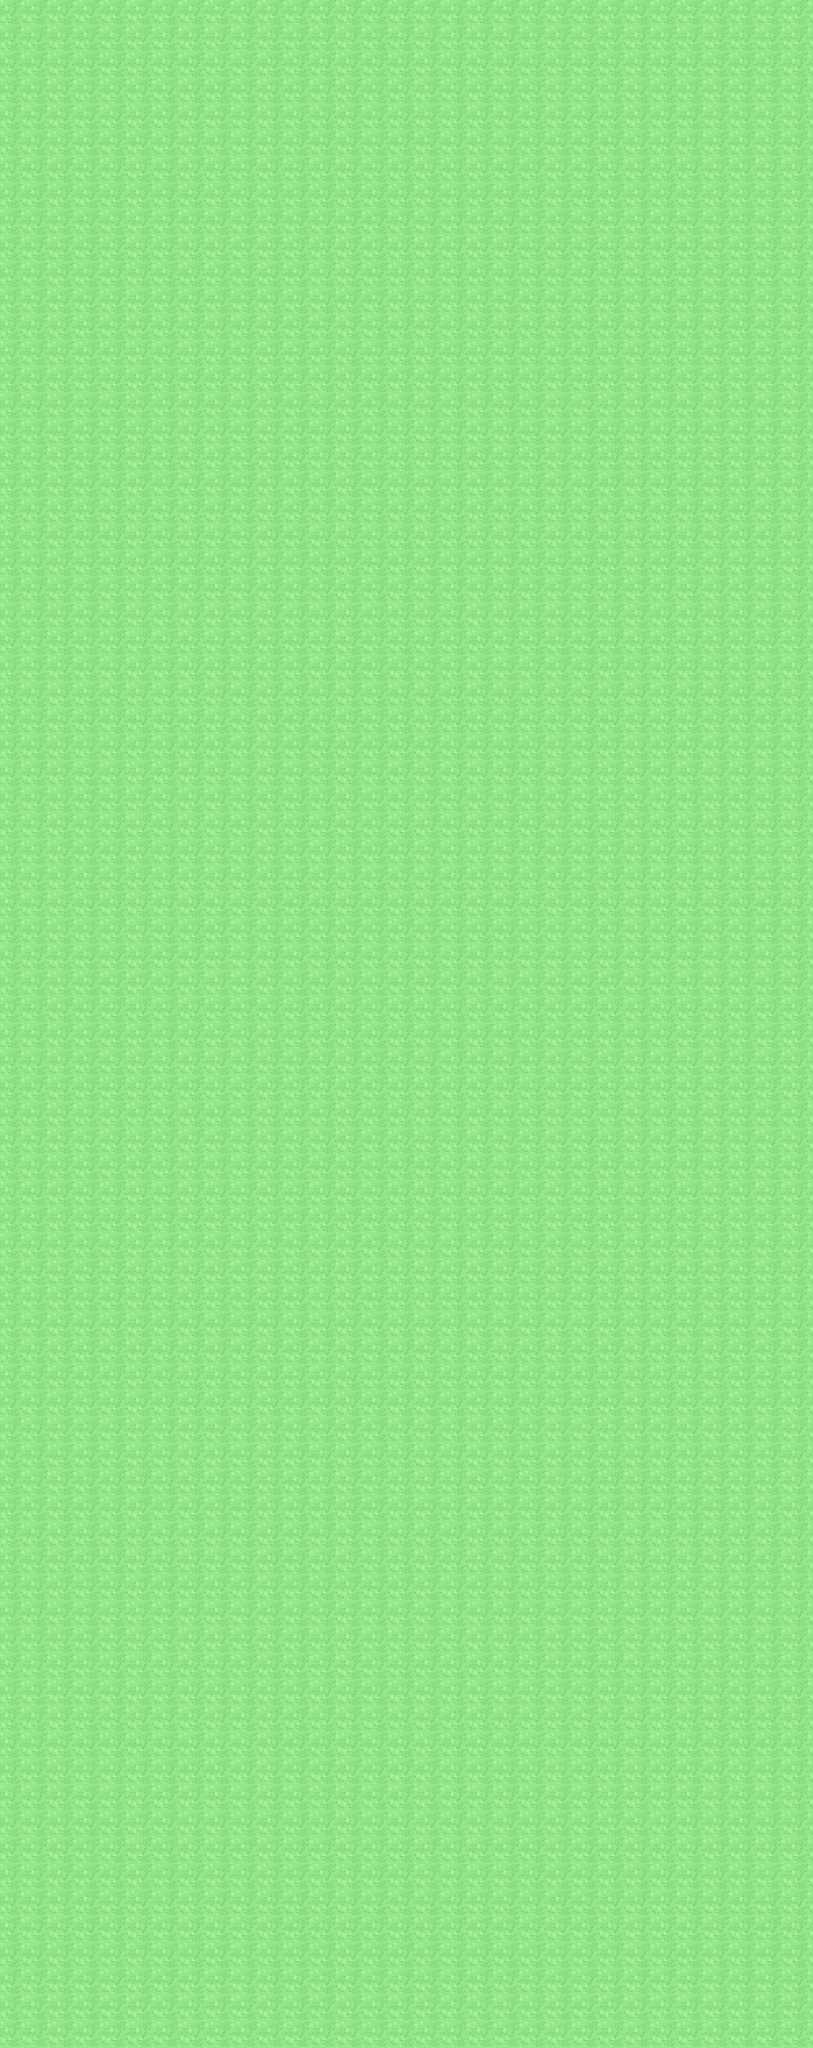

A 2D game scene composited from a Tiled map and its tileset images. What follows is a short description and the map's XML, with every tile layer's data as written:
An orthogonal 31x78 tile map with 32x32 px tiles, 1 tile layer (Tile Layer 1).

<map version="1.0" tiledversion="1.1.5" orientation="orthogonal" renderorder="right-down" width="31" height="78" tilewidth="32" tileheight="32" infinite="0" nextobjectid="1">
 <tileset firstgid="1" name="tileset" tilewidth="32" tileheight="32" tilecount="7496" columns="8">
  <image source="tiles.png" trans="003039" width="256" height="30000" />
 </tileset>
 <layer name="Tile Layer 1" width="31" height="78">
  <data encoding="csv">
28,28,28,28,28,28,28,28,28,28,28,28,28,28,28,28,28,28,28,28,28,28,28,28,28,28,28,28,28,28,28,
28,28,28,28,28,28,28,28,28,28,28,28,28,28,28,28,28,28,28,28,28,28,28,28,28,28,28,28,28,28,28,
28,28,28,28,28,28,28,28,28,28,28,28,28,28,28,28,28,28,28,28,28,28,28,28,28,28,28,28,28,28,28,
28,28,28,28,28,28,28,28,28,28,28,28,28,28,28,28,28,28,28,28,28,28,28,28,28,28,28,28,28,28,28,
28,28,28,28,28,28,28,28,28,28,28,28,28,28,28,28,28,28,28,28,28,28,28,28,28,28,28,28,28,28,28,
28,28,28,28,28,28,28,28,28,28,28,28,28,28,28,28,28,28,28,28,28,28,28,28,28,28,28,28,28,28,28,
28,28,28,28,28,28,28,28,28,28,28,28,28,28,28,28,28,28,28,28,28,28,28,28,28,28,28,28,28,28,28,
28,28,28,28,28,28,28,28,28,28,28,28,28,28,28,28,28,28,28,28,28,28,28,28,28,28,28,28,28,28,28,
28,28,28,28,28,28,28,28,28,28,28,28,28,28,28,28,28,28,28,28,28,28,28,28,28,28,28,28,28,28,28,
28,28,28,28,28,28,28,28,28,28,28,28,28,28,28,28,28,28,28,28,28,28,28,28,28,28,28,28,28,28,28,
28,28,28,28,28,28,28,28,28,28,28,28,28,28,28,28,28,28,28,28,28,28,28,28,28,28,28,28,28,28,28,
28,28,28,28,28,28,28,28,28,28,28,28,28,28,28,28,28,28,28,28,28,28,28,28,28,28,28,28,28,28,28,
28,28,28,28,28,28,28,28,28,28,28,28,28,28,28,28,28,28,28,28,28,28,28,28,28,28,28,28,28,28,28,
28,28,28,28,28,28,28,28,28,28,28,28,28,28,28,28,28,28,28,28,28,28,28,28,28,28,28,28,28,28,28,
28,28,28,28,28,28,28,28,28,28,28,28,28,28,28,28,28,28,28,28,28,28,28,28,28,28,28,28,28,28,28,
28,28,28,28,28,28,28,28,28,28,28,28,28,28,28,28,28,28,28,28,28,28,28,28,28,28,28,28,28,28,28,
28,28,28,28,28,28,28,28,28,28,28,28,28,28,28,28,28,28,28,28,28,28,28,28,28,28,28,28,28,28,28,
28,28,28,28,28,28,28,28,28,28,28,28,28,28,28,28,28,28,28,28,28,28,28,28,28,28,28,28,28,28,28,
28,28,28,28,28,28,28,28,28,28,28,28,28,28,28,28,28,28,28,28,28,28,28,28,28,28,28,28,28,28,28,
28,28,28,28,28,28,28,28,28,28,28,28,28,28,28,28,28,28,28,28,28,28,28,28,28,28,28,28,28,28,28,
28,28,28,28,28,28,28,28,28,28,28,28,28,28,28,28,28,28,28,28,28,28,28,28,28,28,28,28,28,28,28,
28,28,28,28,28,28,28,28,28,28,28,28,28,28,28,28,28,28,28,28,28,28,28,28,28,28,28,28,28,28,28,
28,28,28,28,28,28,28,28,28,28,28,28,28,28,28,28,28,28,28,28,28,28,28,28,28,28,28,28,28,28,28,
28,28,28,28,28,28,28,28,28,28,28,28,28,28,28,28,28,28,28,28,28,28,28,28,28,28,28,28,28,28,28,
28,28,28,28,28,28,28,28,28,28,28,28,28,28,28,28,28,28,28,28,28,28,28,28,28,28,28,28,28,28,28,
28,28,28,28,28,28,28,28,28,28,28,28,28,28,28,28,28,28,28,28,28,28,28,28,28,28,28,28,28,28,28,
28,28,28,28,28,28,28,28,28,28,28,28,28,28,28,28,28,28,28,28,28,28,28,28,28,28,28,28,28,28,28,
28,28,28,28,28,28,28,28,28,28,28,28,28,28,28,28,28,28,28,28,28,28,28,28,28,28,28,28,28,28,28,
28,28,28,28,28,28,28,28,28,28,28,28,28,28,28,28,28,28,28,28,28,28,28,28,28,28,28,28,28,28,28,
28,28,28,28,28,28,28,28,28,28,28,28,28,28,28,28,28,28,28,28,28,28,28,28,28,28,28,28,28,28,28,
28,28,28,28,28,28,28,28,28,28,28,28,28,28,28,28,28,28,28,28,28,28,28,28,28,28,28,28,28,28,28,
28,28,28,28,28,28,28,28,28,28,28,28,28,28,28,28,28,28,28,28,28,28,28,28,28,28,28,28,28,28,28,
28,28,28,28,28,28,28,28,28,28,28,28,28,28,28,28,28,28,28,28,28,28,28,28,28,28,28,28,28,28,28,
28,28,28,28,28,28,28,28,28,28,28,28,28,28,28,28,28,28,28,28,28,28,28,28,28,28,28,28,28,28,28,
28,28,28,28,28,28,28,28,28,28,28,28,28,28,28,28,28,28,28,28,28,28,28,28,28,28,28,28,28,28,28,
28,28,28,28,28,28,28,28,28,28,28,28,28,28,28,28,28,28,28,28,28,28,28,28,28,28,28,28,28,28,28,
28,28,28,28,28,28,28,28,28,28,28,28,28,28,28,28,28,28,28,28,28,28,28,28,28,28,28,28,28,28,28,
28,28,28,28,28,28,28,28,28,28,28,28,28,28,28,28,28,28,28,28,28,28,28,28,28,28,28,28,28,28,28,
28,28,28,28,28,28,28,28,28,28,28,28,28,28,28,28,28,28,28,28,28,28,28,28,28,28,28,28,28,28,28,
28,28,28,28,28,28,28,28,28,28,28,28,28,28,28,28,28,28,28,28,28,28,28,28,28,28,28,28,28,28,28,
28,28,28,28,28,28,28,28,28,28,28,28,28,28,28,28,28,28,28,28,28,28,28,28,28,28,28,28,28,28,28,
28,28,28,28,28,28,28,28,28,28,28,28,28,28,28,28,28,28,28,28,28,28,28,28,28,28,28,28,28,28,28,
28,28,28,28,28,28,28,28,28,28,28,28,28,28,28,28,28,28,28,28,28,28,28,28,28,28,28,28,28,28,28,
28,28,28,28,28,28,28,28,28,28,28,28,28,28,28,28,28,28,28,28,28,28,28,28,28,28,28,28,28,28,28,
28,28,28,28,28,28,28,28,28,28,28,28,28,28,28,28,28,28,28,28,28,28,28,28,28,28,28,28,28,28,28,
28,28,28,28,28,28,28,28,28,28,28,28,28,28,28,28,28,28,28,28,28,28,28,28,28,28,28,28,28,28,28,
28,28,28,28,28,28,28,28,28,28,28,28,28,28,28,28,28,28,28,28,28,28,28,28,28,28,28,28,28,28,28,
28,28,28,28,28,28,28,28,28,28,28,28,28,28,28,28,28,28,28,28,28,28,28,28,28,28,28,28,28,28,28,
28,28,28,28,28,28,28,28,28,28,28,28,28,28,28,28,28,28,28,28,28,28,28,28,28,28,28,28,28,28,28,
28,28,28,28,28,28,28,28,28,28,28,28,28,28,28,28,28,28,28,28,28,28,28,28,28,28,28,28,28,28,28,
28,28,28,28,28,28,28,28,28,28,28,28,28,28,28,28,28,28,28,28,28,28,28,28,28,28,28,28,28,28,28,
28,28,28,28,28,28,28,28,28,28,28,28,28,28,28,28,28,28,28,28,28,28,28,28,28,28,28,28,28,28,28,
28,28,28,28,28,28,28,28,28,28,28,28,28,28,28,28,28,28,28,28,28,28,28,28,28,28,28,28,28,28,28,
28,28,28,28,28,28,28,28,28,28,28,28,28,28,28,28,28,28,28,28,28,28,28,28,28,28,28,28,28,28,28,
28,28,28,28,28,28,28,28,28,28,28,28,28,28,28,28,28,28,28,28,28,28,28,28,28,28,28,28,28,28,28,
28,28,28,28,28,28,28,28,28,28,28,28,28,28,28,28,28,28,28,28,28,28,28,28,28,28,28,28,28,28,28,
28,28,28,28,28,28,28,28,28,28,28,28,28,28,28,28,28,28,28,28,28,28,28,28,28,28,28,28,28,28,28,
28,28,28,28,28,28,28,28,28,28,28,28,28,28,28,28,28,28,28,28,28,28,28,28,28,28,28,28,28,28,28,
28,28,28,28,28,28,28,28,28,28,28,28,28,28,28,28,28,28,28,28,28,28,28,28,28,28,28,28,28,28,28,
28,28,28,28,28,28,28,28,28,28,28,28,28,28,28,28,28,28,28,28,28,28,28,28,28,28,28,28,28,28,28,
28,28,28,28,28,28,28,28,28,28,28,28,28,28,28,28,28,28,28,28,28,28,28,28,28,28,28,28,28,28,28,
28,28,28,28,28,28,28,28,28,28,28,28,28,28,28,28,28,28,28,28,28,28,28,28,28,28,28,28,28,28,28,
28,28,28,28,28,28,28,28,28,28,28,28,28,28,28,28,28,28,28,28,28,28,28,28,28,28,28,28,28,28,28,
28,28,28,28,28,28,28,28,28,28,28,28,28,28,28,28,28,28,28,28,28,28,28,28,28,28,28,28,28,28,28,
28,28,28,28,28,28,28,28,28,28,28,28,28,28,28,28,28,28,28,28,28,28,28,28,28,28,28,28,28,28,28,
28,28,28,28,28,28,28,28,28,28,28,28,28,28,28,28,28,28,28,28,28,28,28,28,28,28,28,28,28,28,28,
28,28,28,28,28,28,28,28,28,28,28,28,28,28,28,28,28,28,28,28,28,28,28,28,28,28,28,28,28,28,28,
28,28,28,28,28,28,28,28,28,28,28,28,28,28,28,28,28,28,28,28,28,28,28,28,28,28,28,28,28,28,28,
28,28,28,28,28,28,28,28,28,28,28,28,28,28,28,28,28,28,28,28,28,28,28,28,28,28,28,28,28,28,28,
28,28,28,28,28,28,28,28,28,28,28,28,28,28,28,28,28,28,28,28,28,28,28,28,28,28,28,28,28,28,28,
28,28,28,28,28,28,28,28,28,28,28,28,28,28,28,28,28,28,28,28,28,28,28,28,28,28,28,28,28,28,28,
28,28,28,28,28,28,28,28,28,28,28,28,28,28,28,28,28,28,28,28,28,28,28,28,28,28,28,28,28,28,28,
28,28,28,28,28,28,28,28,28,28,28,28,28,28,28,28,28,28,28,28,28,28,28,28,28,28,28,28,28,28,28,
28,28,28,28,28,28,28,28,28,28,28,28,28,28,28,28,28,28,28,28,28,28,28,28,28,28,28,28,28,28,28,
28,28,28,28,28,28,28,28,28,28,28,28,28,28,28,28,28,28,28,28,28,28,28,28,28,28,28,28,28,28,28,
28,28,28,28,28,28,28,28,28,28,28,28,28,28,28,28,28,28,28,28,28,28,28,28,28,28,28,28,28,28,28,
28,28,28,28,28,28,28,28,28,28,28,28,28,28,28,28,28,28,28,28,28,28,28,28,28,28,28,28,28,28,28,
28,28,28,28,28,28,28,28,28,28,28,28,28,28,28,28,28,28,28,28,28,28,28,28,28,28,28,28,28,28,28
</data>
 </layer>
</map>
